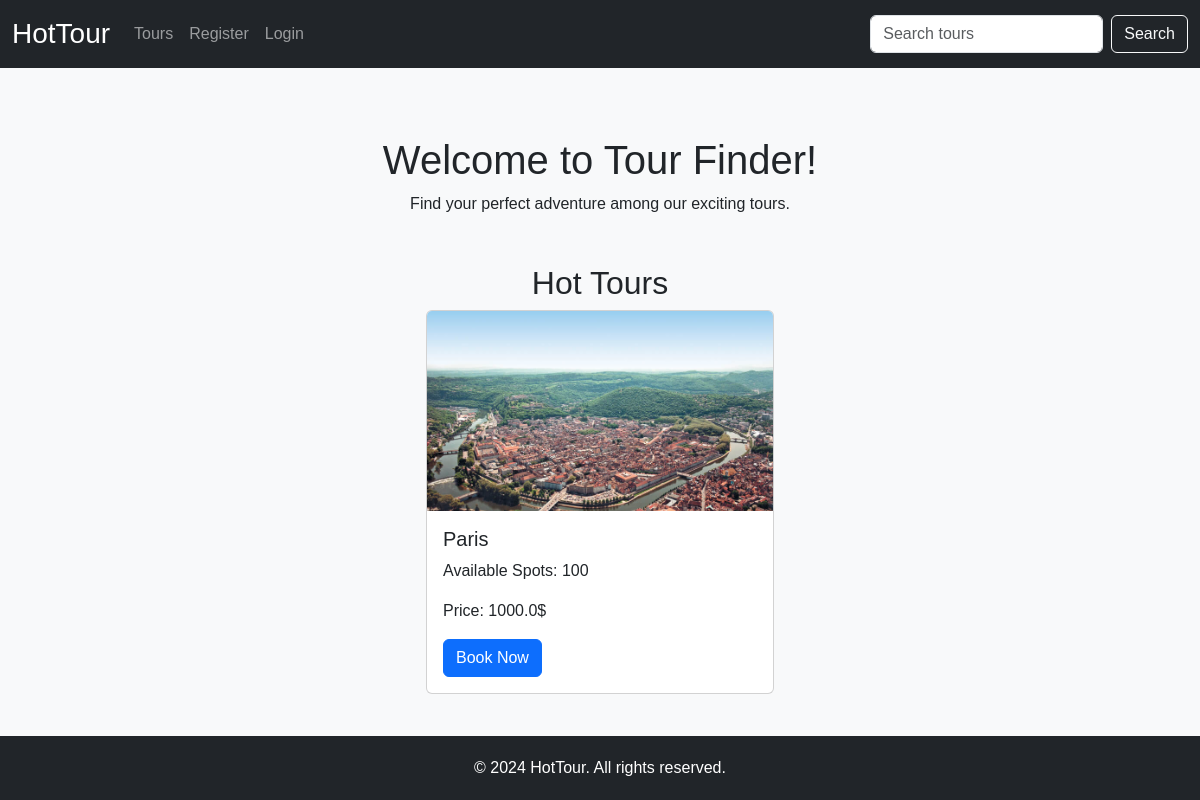
Before: / with the older database file.
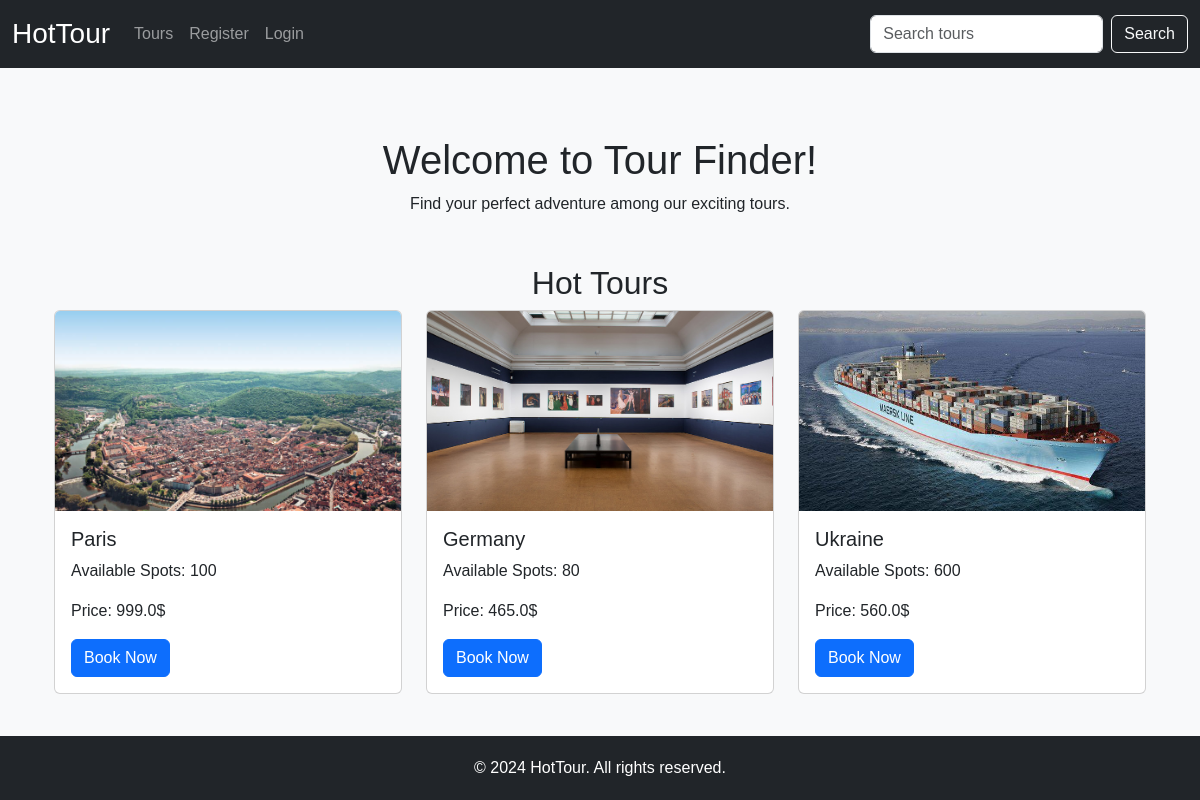
After: the same page with the newer database file.
### app/db.py (models this page shows)
class Tour(db.Model):
    id = db.Column(db.Integer, primary_key=True)
    creation_time = db.Column(db.DateTime, default=datetime.utcnow)
    name = db.Column(db.String(100), nullable=False)
    image_path = db.Column(db.String(100), nullable=False)
    description = db.Column(db.Text, nullable=False)
    price_per_person = db.Column(db.Float, nullable=False)
    date = db.Column(db.Date, nullable=False)
    available_spots = db.Column(db.Integer, nullable=False)

### app/views.py (the view)
@app.route('/')
def index():
    tours = Tour.query.filter(Tour.available_spots > 0).all()
    return render_template('index.html', tours=tours)

### app/views.py (called while the page is built)
@app.context_processor
def context_processor():
    return dict(is_admin=is_admin)

### app/templates/index.html (shortened to what this page needs)
{% extends 'base.html' %}
{% block content %}
<div class="container mt-5">
    <h1 class="text-center">Welcome to Tour Finder!</h1>
    <p class="text-center">Find your perfect adventure among our exciting tours.</p>
    <h2 class="text-center mt-5">Hot Tours</h2>
    <div class="row justify-content-center">
        {% for tour in tours[:3] %}
          <div class="col-md-4 mb-4">
            <div class="card">
              <img src="{{ url_for('static', filename=tour.image_path) }}" class="card-img-top" alt="{{ tour.name }}">
              <div class="card-body">
                <h5 class="card-title">{{ tour.name }}</h5>
                <p class="card-text">Available Spots: {{ tour.available_spots }}</p>
                <p class="card-text">Price: {{ tour.price_per_person }}$</p>
                <a href="{{ url_for('book_tour', id=tour.id) }}" class="btn btn-primary">Book Now</a>
              </div>
            </div>
          </div>
        {% endfor %}
    </div>
</div>
{% endblock %}

Changed rows visible on the page:
changed Tour "Paris": price_per_person "1000.0" → "999.0"
added Tour: image_path (picture), name "Germany", available_spots "80", price_per_person "465.0"
added Tour: image_path (picture), name "Ukraine", available_spots "600", price_per_person "560.0"
